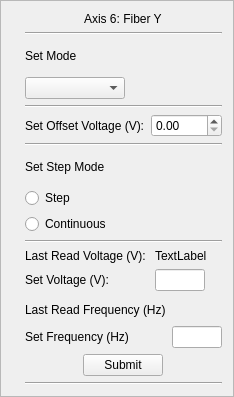
       <widget class="QFrame" name="frame_10">
        <property name="sizePolicy">
         <sizepolicy hsizetype="Minimum" vsizetype="Minimum">
          <horstretch>0</horstretch>
          <verstretch>0</verstretch>
         </sizepolicy>
        </property>
        <property name="frameShape">
         <enum>QFrame::StyledPanel</enum>
        </property>
        <property name="frameShadow">
         <enum>QFrame::Raised</enum>
        </property>
        <layout class="QGridLayout" name="gridLayout_13">
         <item row="12" column="5">
          <layout class="QFormLayout" name="formLayout_7">
           <item row="0" column="0">
            <widget class="QLabel" name="label_42">
             <property name="minimumSize">
              <size>
               <width>0</width>
               <height>20</height>
              </size>
             </property>
             <property name="text">
              <string>Last Read Frequency (Hz)</string>
             </property>
            </widget>
           </item>
           <item row="1" column="0">
            <widget class="QLabel" name="label_53">
             <property name="text">
              <string>Set Frequency (Hz)</string>
             </property>
            </widget>
           </item>
           <item row="1" column="1">
            <widget class="QLineEdit" name="lineEdit_currentFreq_6">
             <property name="sizePolicy">
              <sizepolicy hsizetype="Fixed" vsizetype="Fixed">
               <horstretch>0</horstretch>
               <verstretch>0</verstretch>
              </sizepolicy>
             </property>
             <property name="maximumSize">
              <size>
               <width>50</width>
               <height>16777215</height>
              </size>
             </property>
            </widget>
           </item>
           <item row="0" column="1">
            <widget class="QLabel" name="label_currentFreq_6">
             <property name="sizePolicy">
              <sizepolicy hsizetype="Preferred" vsizetype="Preferred">
               <horstretch>0</horstretch>
               <verstretch>0</verstretch>
              </sizepolicy>
             </property>
             <property name="text">
              <string/>
             </property>
            </widget>
           </item>
          </layout>
         </item>
         <item row="11" column="2">
          <widget class="QLabel" name="label_48">
           <property name="minimumSize">
            <size>
             <width>0</width>
             <height>45</height>
            </size>
           </property>
           <property name="text">
            <string/>
           </property>
          </widget>
         </item>
         <item row="2" column="5">
          <widget class="QLabel" name="label_47">
           <property name="enabled">
            <bool>true</bool>
           </property>
           <property name="minimumSize">
            <size>
             <width>0</width>
             <height>30</height>
            </size>
           </property>
           <property name="text">
            <string>Set Mode</string>
           </property>
          </widget>
         </item>
         <item row="3" column="5">
          <widget class="QComboBox" name="comboBox_setMode_7">
           <property name="enabled">
            <bool>true</bool>
           </property>
           <property name="maximumSize">
            <size>
             <width>100</width>
             <height>16777215</height>
            </size>
           </property>
          </widget>
         </item>
         <item row="8" column="5">
          <widget class="QRadioButton" name="radioButton_step_7">
           <property name="text">
            <string>Step</string>
           </property>
          </widget>
         </item>
         <item row="1" column="5">
          <widget class="Line" name="line_27">
           <property name="orientation">
            <enum>Qt::Horizontal</enum>
           </property>
          </widget>
         </item>
         <item row="7" column="5" alignment="Qt::AlignLeft|Qt::AlignBottom">
          <widget class="QLabel" name="label_51">
           <property name="minimumSize">
            <size>
             <width>0</width>
             <height>30</height>
            </size>
           </property>
           <property name="text">
            <string>Set Step Mode</string>
           </property>
          </widget>
         </item>
         <item row="4" column="5">
          <widget class="Line" name="line_28">
           <property name="orientation">
            <enum>Qt::Horizontal</enum>
           </property>
          </widget>
         </item>
         <item row="0" column="5" alignment="Qt::AlignHCenter">
          <widget class="QLabel" name="label_50">
           <property name="text">
            <string>Axis 6: Fiber Y</string>
           </property>
          </widget>
         </item>
         <item row="9" column="5">
          <widget class="QRadioButton" name="radioButton_continous_7">
           <property name="text">
            <string>Continuous</string>
           </property>
          </widget>
         </item>
         <item row="13" column="5" alignment="Qt::AlignHCenter">
          <widget class="QPushButton" name="pushButton_submitFreq_7">
           <property name="sizePolicy">
            <sizepolicy hsizetype="Fixed" vsizetype="Fixed">
             <horstretch>0</horstretch>
             <verstretch>0</verstretch>
            </sizepolicy>
           </property>
           <property name="minimumSize">
            <size>
             <width>50</width>
             <height>0</height>
            </size>
           </property>
           <property name="text">
            <string>Submit</string>
           </property>
          </widget>
         </item>
         <item row="5" column="5">
          <layout class="QFormLayout" name="formLayout_19">
           <item row="0" column="0">
            <widget class="QLabel" name="label_67">
             <property name="text">
              <string>Set Offset Voltage (V):</string>
             </property>
            </widget>
           </item>
           <item row="0" column="1">
            <widget class="QDoubleSpinBox" name="doubleSpinBox_offsetV_6">
             <property name="maximum">
              <double>140.000000000000000</double>
             </property>
             <property name="singleStep">
              <double>1.000000000000000</double>
             </property>
            </widget>
           </item>
          </layout>
         </item>
         <item row="6" column="5">
          <widget class="Line" name="line_36">
           <property name="orientation">
            <enum>Qt::Horizontal</enum>
           </property>
          </widget>
         </item>
         <item row="10" column="5">
          <widget class="Line" name="line_30">
           <property name="orientation">
            <enum>Qt::Horizontal</enum>
           </property>
          </widget>
         </item>
         <item row="14" column="5">
          <widget class="Line" name="line_29">
           <property name="orientation">
            <enum>Qt::Horizontal</enum>
           </property>
          </widget>
         </item>
         <item row="11" column="5">
          <layout class="QFormLayout" name="formLayout_14">
           <item row="0" column="0">
            <widget class="QLabel" name="label_61">
             <property name="text">
              <string>Last Read Voltage (V): </string>
             </property>
            </widget>
           </item>
           <item row="1" column="0">
            <widget class="QLabel" name="label_62">
             <property name="text">
              <string>Set Voltage (V): </string>
             </property>
            </widget>
           </item>
           <item row="0" column="1">
            <widget class="QLabel" name="label_currentVolt_6">
             <property name="text">
              <string>TextLabel</string>
             </property>
            </widget>
           </item>
           <item row="1" column="1">
            <widget class="QLineEdit" name="lineEdit_setVolt_6">
             <property name="sizePolicy">
              <sizepolicy hsizetype="Fixed" vsizetype="Fixed">
               <horstretch>0</horstretch>
               <verstretch>0</verstretch>
              </sizepolicy>
             </property>
             <property name="maximumSize">
              <size>
               <width>50</width>
               <height>16777215</height>
              </size>
             </property>
            </widget>
           </item>
          </layout>
         </item>
        </layout>
       </widget>
